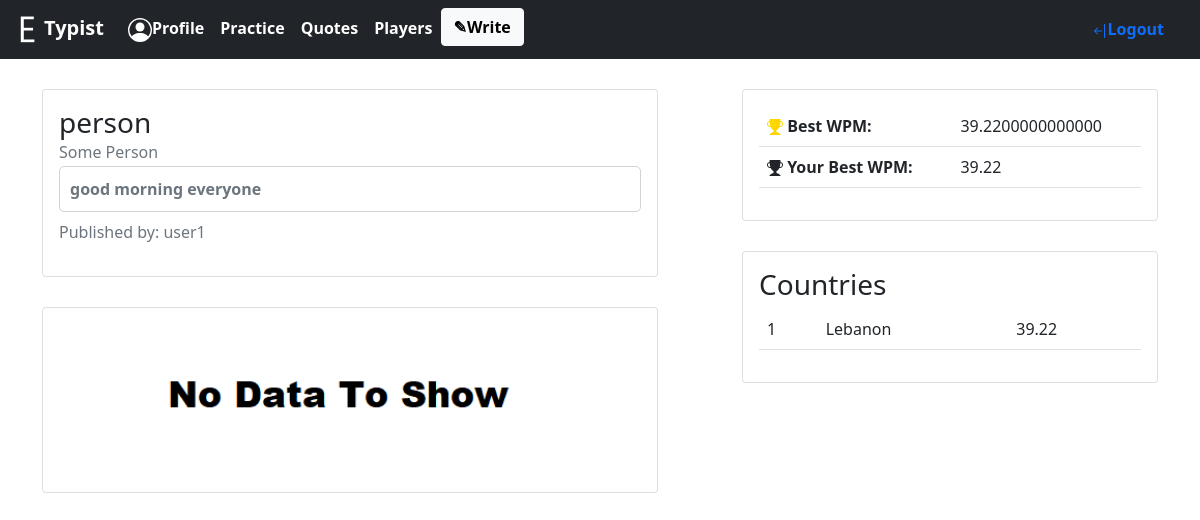
/quotes/7 (signed in), run on the app's committed database.
### main/models.py (models this page shows)
class Quote(models.Model):
    user = ForeignKey(User, on_delete=CASCADE)
    date = DateTimeField()
    best_time = FloatField()
    quote = TextField()
    auther = TextField(max_length=64)
    title = TextField(max_length=64)

class User(AbstractUser):
    country = TextField()
    date = DateTimeField()
    pass

class Records(models.Model):
    user = ForeignKey(User, on_delete=CASCADE)
    quote = ForeignKey(Quote,on_delete=CASCADE)
    country = TextField()
    best_time = DecimalField(max_digits=5, decimal_places=2)
    date = DateTimeField()

### main/views.py (the view)
# urls.py: path('quotes/<int:id>', views.view_quote, name="view_quote"),
def view_quote(request, id):
    quote = Quote.objects.get(id=id)
    record = Records.objects.filter(quote = Quote(id)).aggregate(Max('best_time'))
    best_wpm = record['best_time__max']
    av = Records.objects.filter(quote = Quote(id)).aggregate(Avg('best_time'))
    best_avg = av['best_time__avg']
    top_countries = Records.objects.filter(quote=Quote(id)).values('country').annotate(top=Max('best_time')).order_by('-top')
    top_country = {}
    for t in top_countries:
        top_country[t['country']] = round(t['top'], 2)
    try:
        your_best = Records.objects.filter(quote=Quote(id), user=User(request.user.id)).aggregate(Max('best_time'))
        your_temp = Records.objects.get(quote=Quote(id), best_time=your_best['best_time__max'])
        your_best_time = your_temp.best_time
    except:
        your_best_time = 0
    graph_query = Records.objects.filter(quote=Quote(id)).order_by('-date')
    x = []
    y = []
    i = 0
    for g in graph_query:
        i = i+1
        x.append(g.best_time)
        y.append(i)
    plot = quote_records_plot(y, x, f"{quote.title}_{quote.id}")
    print(plot)
    return render(request, 'main/view_quote.html', {
        'content' : quote.quote,
        'title' : quote.title,
        'auther' : quote.auther,
        'publiher' : quote.user.username,
        'date' : quote.date,
        'best_wpm' : best_wpm,
        'avg_wpm' : best_avg,
        'top_countries' : top_country,
        'your_best_wpm' : your_best_time,
        'graph_path' : plot,
    })

### main/utils.py (called while the page is built, shortened)
def quote_records_plot(x, y, charName):
    if(len(x) < 4 and len(y) < 4):
        return f"/main/graphs/no_data_to_show.png"

### main/templates/main/view_quote.html (shortened to what this page needs)
{% extends "main/layout.html" %}
{% block body %}
{% load static %}
<div class="container-fluid">
    <div class="row">
        <div class="col-7">
            <div class="card" style="width:auto" id="quote-container">
                <div class="card-body">
                    <h3  class="card-title">{{title}}</h3>
                    <h6 class="card-subtitle mb-2 text-muted">{{auther}}</h6>
                    <p class="card-subtitle mb-2 text-muted" id="quote"><strong>{{content}}</strong></p>
                    <p class="text-muted">Published by: {{publiher}}</p>
                </div>
            </div>
            <div class="card" style="width:auto" id="quote-container">
                <div class="card-body">
                    <img class="card-img" src="{% static graph_path %}">
                </div>
            </div>
        </div>
        <div class="col">
            <div class="card" style="width:auto" id="quote-container">
                <div class="card-body">
                    <table class="table">
                        <tbody>
                            <tr>
                                <th scope="row">
                                     Best WPM:
                                </th>
                                <td colspan="2" >{{best_wpm}}</td>
                            </tr>
                            <tr>
                                <th scope="row"> Your Best WPM:</th>
                                <td id="your_best_time">{{your_best_wpm}}</td>
                            </tr>
                        </tbody>
                    </table>
                </div>
            </div>
            <div class="card" style="width:auto" id="quote-container">
                <div class="card-body">
                    <h3 class="card-title">Countries</h3>
                    <table class="table">
                        <tbody id="country-table">
                            {% for key, value in top_countries.items %}
                            <tr>
                                <td>{{forloop.counter}}</td>
                                <td>{{key}}</td>
                                <td>{{value}}</td>
                            </tr>
                            {% endfor %}
                        </tbody>
                    </table>
                </div>
            </div>
        </div>
    </div>
</div>
{% endblock %}

### main/static/main/styles.css (style rules this page uses)
#quote-container { margin: 30px; }
#quote { border-style: solid; border-color: lightgray; border-radius: 5px; border-width: 1px; padding: 10px }

### data on the page
Quote: title "person", auther "Some Person", quote "good morning everyone"
User: username "user1"
Records: best_time "39.22", country "Lebanon"

### other printed values
{{ best_wpm }} "39.2200000000000"
